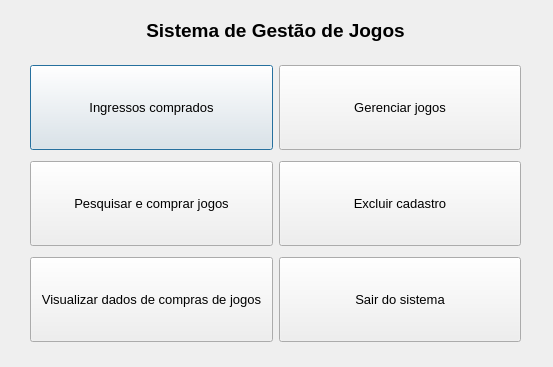
<?xml version="1.0" encoding="UTF-8"?>
<ui version="4.0">
 <class>managermenu</class>
 <widget class="QDialog" name="managermenu">
  <property name="geometry">
   <rect>
    <x>0</x>
    <y>0</y>
    <width>553</width>
    <height>367</height>
   </rect>
  </property>
  <property name="windowTitle">
   <string>Dialog</string>
  </property>
  <widget class="QWidget" name="gridLayoutWidget">
   <property name="geometry">
    <rect>
     <x>30</x>
     <y>60</y>
     <width>491</width>
     <height>287</height>
    </rect>
   </property>
   <layout class="QGridLayout" name="gridLayout">
    <item row="0" column="0">
     <widget class="QPushButton" name="btn_tickets">
      <property name="minimumSize">
       <size>
        <width>0</width>
        <height>85</height>
       </size>
      </property>
      <property name="font">
       <font>
        <pointsize>10</pointsize>
       </font>
      </property>
      <property name="text">
       <string>Ingressos comprados</string>
      </property>
     </widget>
    </item>
    <item row="1" column="0">
     <widget class="QPushButton" name="btn_search_and_buy">
      <property name="minimumSize">
       <size>
        <width>0</width>
        <height>85</height>
       </size>
      </property>
      <property name="font">
       <font>
        <pointsize>10</pointsize>
       </font>
      </property>
      <property name="text">
       <string>Pesquisar e comprar jogos</string>
      </property>
     </widget>
    </item>
    <item row="1" column="1">
     <widget class="QPushButton" name="btn_delete_user">
      <property name="minimumSize">
       <size>
        <width>0</width>
        <height>85</height>
       </size>
      </property>
      <property name="font">
       <font>
        <pointsize>10</pointsize>
       </font>
      </property>
      <property name="text">
       <string>Excluir cadastro</string>
      </property>
     </widget>
    </item>
    <item row="0" column="1">
     <widget class="QPushButton" name="btn_manage_games">
      <property name="minimumSize">
       <size>
        <width>0</width>
        <height>85</height>
       </size>
      </property>
      <property name="font">
       <font>
        <pointsize>10</pointsize>
       </font>
      </property>
      <property name="text">
       <string>Gerenciar jogos</string>
      </property>
     </widget>
    </item>
    <item row="2" column="0">
     <widget class="QPushButton" name="btn_view_sales">
      <property name="minimumSize">
       <size>
        <width>0</width>
        <height>85</height>
       </size>
      </property>
      <property name="font">
       <font>
        <pointsize>10</pointsize>
       </font>
      </property>
      <property name="text">
       <string>Visualizar dados de compras de jogos</string>
      </property>
     </widget>
    </item>
    <item row="2" column="1">
     <widget class="QPushButton" name="btn_exit">
      <property name="minimumSize">
       <size>
        <width>0</width>
        <height>85</height>
       </size>
      </property>
      <property name="font">
       <font>
        <pointsize>10</pointsize>
       </font>
      </property>
      <property name="text">
       <string>Sair do sistema</string>
      </property>
     </widget>
    </item>
   </layout>
  </widget>
  <widget class="QLabel" name="title_menu">
   <property name="geometry">
    <rect>
     <x>0</x>
     <y>10</y>
     <width>551</width>
     <height>41</height>
    </rect>
   </property>
   <property name="font">
    <font>
     <pointsize>14</pointsize>
     <weight>75</weight>
     <bold>true</bold>
    </font>
   </property>
   <property name="text">
    <string>Sistema de Gestão de Jogos</string>
   </property>
   <property name="alignment">
    <set>Qt::AlignCenter</set>
   </property>
  </widget>
 </widget>
 <resources/>
 <connections/>
</ui>
